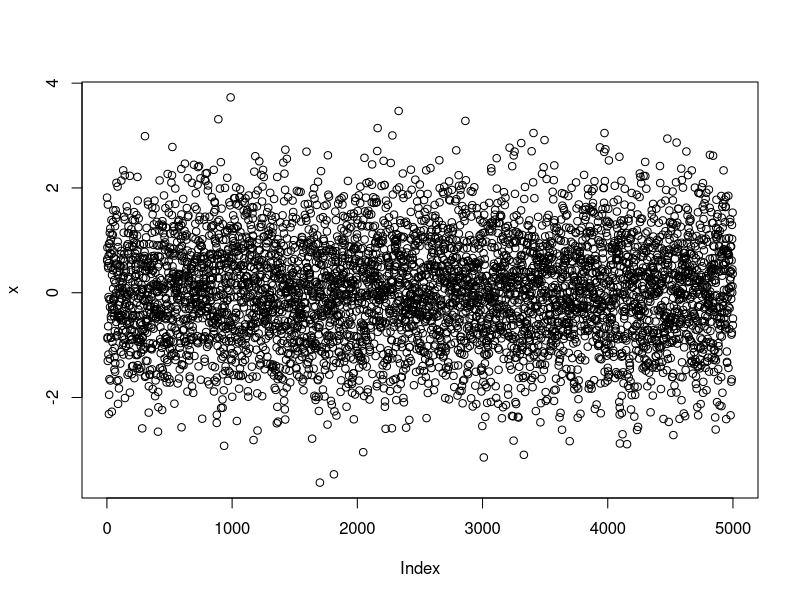

This figure's R source:
# An R script to test out

# Define vector of random variables that are normally distributed
# with mean = 0 and sd = 1

x <- rnorm(5000,0,1)

# Plot the vector of variables as a histogram
plot(x)

# script ends... here
